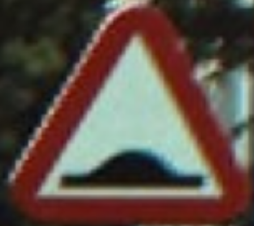
#> input picture signs/1.png, 254 x 226 px
$ python SignDetect.py   (older library calls are emulated)
#> lines starting #> are read from the running program, lines starting #| are printed output that depends on the picture
import numpy as np
import sys
import matplotlib.pyplot as plt
import cv2
import glob
import pickle

import Hog_Batch as hb
from Hog_Batch import SVM

# [99 lines left out: functions imadjust, resize, getBlueMask, getRedMask, insideContourColor, get1Cnt and 3 more, not called in this run]


sign1 = cv2.copyMakeBorder(cv2.resize(cv2.imread(glob.glob(f"signs/1.png")[0]),(108,108)),10,10,10,10,cv2.BORDER_CONSTANT,value=[255,0,0])
sign14 = cv2.copyMakeBorder(cv2.resize(cv2.imread(glob.glob(f"signs/14.png")[0]),(108,108)),10,10,10,10,cv2.BORDER_CONSTANT,value=[255,0,0])
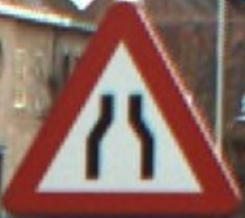
#> input picture signs/14.png, 245 x 218 px
sign17 = cv2.copyMakeBorder(cv2.resize(cv2.imread(glob.glob(f"signs/17.png")[0]),(108,108)),10,10,10,10,cv2.BORDER_CONSTANT,value=[255,0,0])
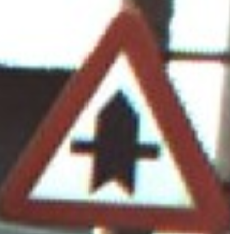
#> input picture signs/17.png, 230 x 234 px
sign19 = cv2.copyMakeBorder(cv2.resize(cv2.imread(glob.glob(f"signs/19.png")[0]),(108,108)),10,10,10,10,cv2.BORDER_CONSTANT,value=[255,0,0])
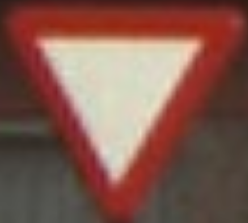
#> input picture signs/19.png, 248 x 223 px
sign21 = cv2.copyMakeBorder(cv2.resize(cv2.imread(glob.glob(f"signs/21.png")[0]),(108,108)),10,10,10,10,cv2.BORDER_CONSTANT,value=[255,0,0])
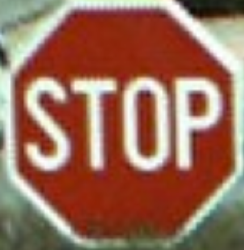
#> input picture signs/21.png, 244 x 250 px
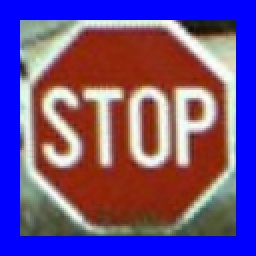
#> sign21: shape (128, 128, 3) (shown 2 times larger); mean B, G, R 137.4, 77.5, 109
sign35 = cv2.copyMakeBorder(cv2.resize(cv2.imread(glob.glob(f"signs/35.png")[0]),(108,108)),10,10,10,10,cv2.BORDER_CONSTANT,value=[255,0,0])
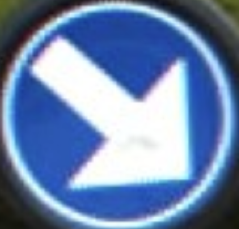
#> input picture signs/35.png, 239 x 229 px
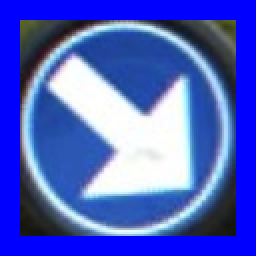
#> sign35: shape (128, 128, 3) (shown 2 times larger); mean B, G, R 196.8, 94.9, 77.5
#> (the run stopped early here; a loop or call above may not have finished)
